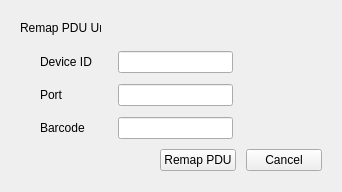
<?xml version="1.0" encoding="UTF-8"?>
<ui version="4.0">
 <class>UpdatePDUMap</class>
 <widget class="QWidget" name="UpdatePDUMap">
  <property name="geometry">
   <rect>
    <x>0</x>
    <y>0</y>
    <width>342</width>
    <height>192</height>
   </rect>
  </property>
  <property name="windowTitle">
   <string>Update PDU Map</string>
  </property>
  <widget class="QWidget" name="gridLayoutWidget_2">
   <property name="geometry">
    <rect>
     <x>40</x>
     <y>50</y>
     <width>271</width>
     <height>91</height>
    </rect>
   </property>
   <layout class="QGridLayout" name="gridLayout" columnstretch="50,100,50">
    <property name="horizontalSpacing">
     <number>20</number>
    </property>
    <property name="verticalSpacing">
     <number>10</number>
    </property>
    <item row="0" column="2">
     <widget class="QLabel" name="error_Dev">
      <property name="text">
       <string/>
      </property>
     </widget>
    </item>
    <item row="0" column="0">
     <widget class="QLabel" name="label_dev">
      <property name="styleSheet">
       <string notr="true"/>
      </property>
      <property name="text">
       <string>Device ID</string>
      </property>
     </widget>
    </item>
    <item row="0" column="1">
     <widget class="QLineEdit" name="device_id">
      <property name="styleSheet">
       <string notr="true"/>
      </property>
     </widget>
    </item>
    <item row="2" column="2">
     <widget class="QLabel" name="error_Bar">
      <property name="text">
       <string/>
      </property>
     </widget>
    </item>
    <item row="2" column="0">
     <widget class="QLabel" name="label_bar">
      <property name="styleSheet">
       <string notr="true"/>
      </property>
      <property name="text">
       <string>Barcode</string>
      </property>
     </widget>
    </item>
    <item row="2" column="1">
     <widget class="QLineEdit" name="device_barcode">
      <property name="styleSheet">
       <string notr="true"/>
      </property>
     </widget>
    </item>
    <item row="1" column="2">
     <widget class="QLabel" name="error_Port">
      <property name="text">
       <string/>
      </property>
     </widget>
    </item>
    <item row="1" column="1">
     <widget class="QLineEdit" name="device_port">
      <property name="styleSheet">
       <string notr="true"/>
      </property>
     </widget>
    </item>
    <item row="1" column="0">
     <widget class="QLabel" name="label_port">
      <property name="styleSheet">
       <string notr="true"/>
      </property>
      <property name="text">
       <string>Port</string>
      </property>
     </widget>
    </item>
   </layout>
  </widget>
  <widget class="QWidget" name="horizontalLayoutWidget">
   <property name="geometry">
    <rect>
     <x>160</x>
     <y>140</y>
     <width>162</width>
     <height>41</height>
    </rect>
   </property>
   <layout class="QHBoxLayout" name="horizontalLayout_2">
    <property name="spacing">
     <number>10</number>
    </property>
    <item>
     <widget class="QPushButton" name="update_pdu">
      <property name="styleSheet">
       <string notr="true"/>
      </property>
      <property name="text">
       <string>Remap PDU</string>
      </property>
     </widget>
    </item>
    <item>
     <widget class="QPushButton" name="cancel">
      <property name="styleSheet">
       <string notr="true"/>
      </property>
      <property name="text">
       <string>Cancel</string>
      </property>
     </widget>
    </item>
   </layout>
  </widget>
  <widget class="QLabel" name="label">
   <property name="geometry">
    <rect>
     <x>20</x>
     <y>20</y>
     <width>81</width>
     <height>16</height>
    </rect>
   </property>
   <property name="text">
    <string>Remap PDU Unit</string>
   </property>
  </widget>
 </widget>
 <resources/>
 <connections>
  <connection>
   <sender>cancel</sender>
   <signal>clicked()</signal>
   <receiver>UpdatePDUMap</receiver>
   <slot>close()</slot>
   <hints>
    <hint type="sourcelabel">
     <x>203</x>
     <y>170</y>
    </hint>
    <hint type="destinationlabel">
     <x>170</x>
     <y>102</y>
    </hint>
   </hints>
  </connection>
 </connections>
</ui>
